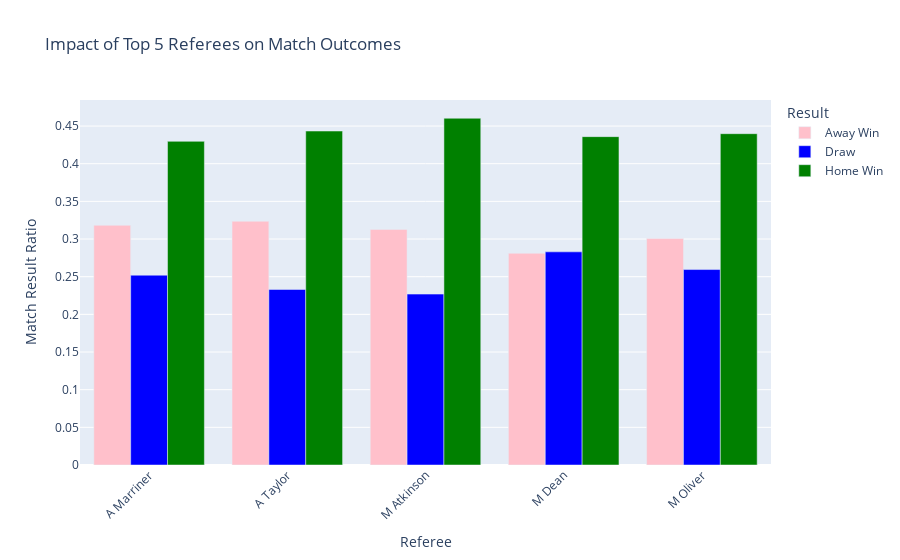

Notebook source saved alongside this figure:
### Code cell
# Who are the most frequent referees and how do they impact match outcomes?

referee_counts = epl['Referee'].value_counts()
top_referees = referee_counts.head(5).index

top_referee_data = epl[epl['Referee'].isin(top_referees)]

# Creating a cross-tabulation of referee and match outcomes
referee_outcome_counts = pd.crosstab(top_referee_data['Referee'], top_referee_data['FTR'], normalize='index')

# Reset index for Plotly plot compatibility
referee_outcome_counts = referee_outcome_counts.reset_index()

# Creating a grouped bar chart using Plotly
fig = px.bar(referee_outcome_counts, x='Referee', y=['A', 'D', 'H'],
             title='Impact of Top 5 Referees on Match Outcomes',
             labels={'Referee': 'Referee', 'value': 'Match Result Ratio'},
             color_discrete_map={'A': 'pink', 'D': 'blue', 'H': 'green'},
             barmode='group')

fig.update_traces(legendgroup=True, name='Away Win', selector=dict(name='A'))
fig.update_traces(legendgroup=True, name='Draw', selector=dict(name='D'))
fig.update_traces(legendgroup=True, name='Home Win', selector=dict(name='H'))
fig.update_layout(legend_title_text='Result')

fig.update_layout(xaxis_tickangle=-45)
fig.show()

### Figure 1 — Plotly figure (JSON) as saved in the notebook; plotly's stock layout.template omitted (floating-point values rounded to 4 significant figures)
{"data": [{"alignmentgroup": "True", "hovertemplate": "variable=A<br>Referee=%{x}<br>Match Result Ratio=%{y}<extra></extra>", "legendgroup": "True", "marker": {"color": "pink", "pattern": {"shape": ""}}, "name": "Away Win", "offsetgroup": "A", "orientation": "v", "showlegend": true, "textposition": "auto", "type": "bar", "x": ["A Marriner", "A Taylor", "M Atkinson", "M Dean", "M Oliver"], "xaxis": "x", "y": [0.3183, 0.3236, 0.3128, 0.2811, 0.3006], "yaxis": "y"}, {"alignmentgroup": "True", "hovertemplate": "variable=D<br>Referee=%{x}<br>Match Result Ratio=%{y}<extra></extra>", "legendgroup": "True", "marker": {"color": "blue", "pattern": {"shape": ""}}, "name": "Draw", "offsetgroup": "D", "orientation": "v", "showlegend": true, "textposition": "auto", "type": "bar", "x": ["A Marriner", "A Taylor", "M Atkinson", "M Dean", "M Oliver"], "xaxis": "x", "y": [0.252, 0.233, 0.2269, 0.283, 0.2595], "yaxis": "y"}, {"alignmentgroup": "True", "hovertemplate": "variable=H<br>Referee=%{x}<br>Match Result Ratio=%{y}<extra></extra>", "legendgroup": "True", "marker": {"color": "green", "pattern": {"shape": ""}}, "name": "Home Win", "offsetgroup": "H", "orientation": "v", "showlegend": true, "textposition": "auto", "type": "bar", "x": ["A Marriner", "A Taylor", "M Atkinson", "M Dean", "M Oliver"], "xaxis": "x", "y": [0.4297, 0.4434, 0.4604, 0.4359, 0.4399], "yaxis": "y"}], "layout": {"barmode": "group", "legend": {"title": {"text": "Result"}, "tracegroupgap": 0}, "title": {"text": "Impact of Top 5 Referees on Match Outcomes"}, "xaxis": {"anchor": "y", "domain": [0, 1], "tickangle": -45, "title": {"text": "Referee"}}, "yaxis": {"anchor": "x", "domain": [0, 1], "title": {"text": "Match Result Ratio"}}}}
